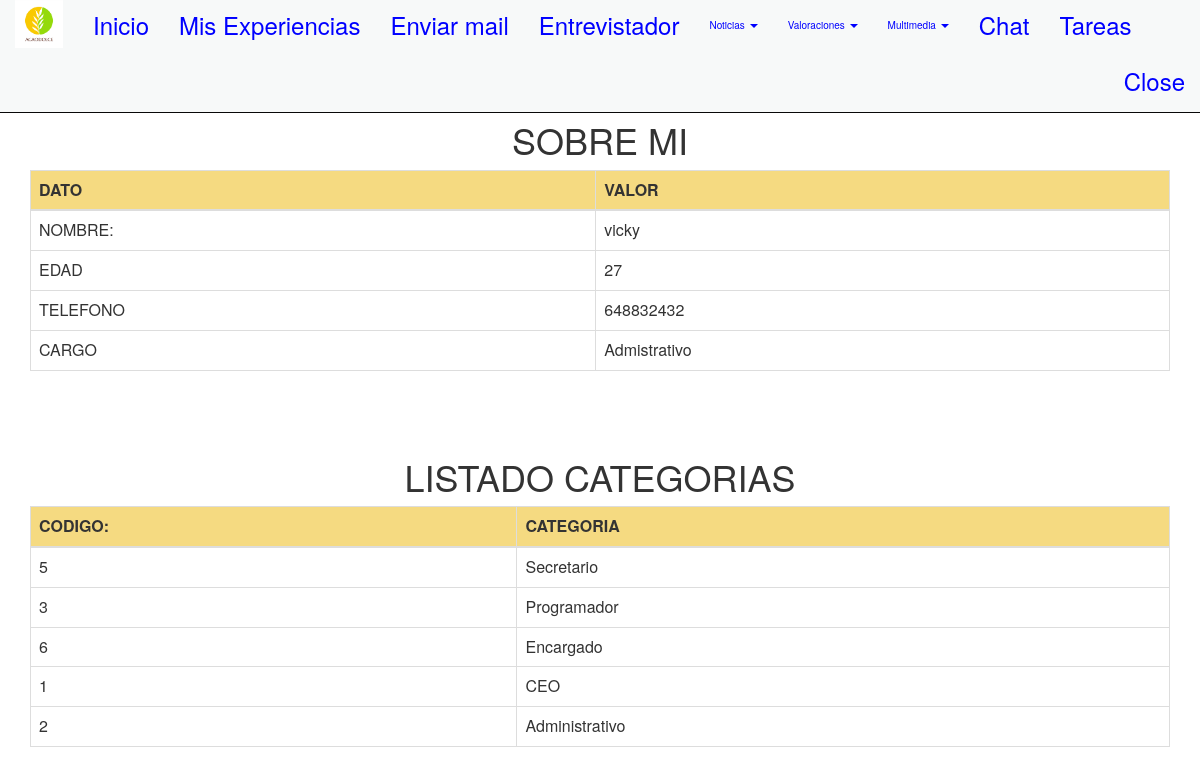
Page /sobremi/ (signed in) on the committed database.
### appportfolio/models.py (models this page shows, shortened)
class Categoria(models.Model):
    id = models.AutoField(primary_key=True)  # AutoField es poner primary_key
    nombre_categoria = models.CharField("Puesto de trabajo",max_length=30, null=True, blank=True)
    class Meta: #clase anidada que configura a la otra clase
        verbose_name = "Categoria"  #puede ser otro nombre
        verbose_name_plural = "Categorias"
        ordering = ['nombre_categoria']

### appportfolio/views.py (the view)
# urls.py: re_path('sobremi/', views.sobremi, name='sobremi'),
def sobremi(request):
    print('Hola estoy en sobremi')
    nombre = 'vicky'
    edad=27
    telefono='648832432'
    cargo='Admistrativo'
    listarCategorias = Categoria.objects.all().order_by('-nombre_categoria')
    for r in listarCategorias:
        print(str(r.nombre_categoria)) #siempre incluir la funcion str para que no de fallo
    context = {'nombre': nombre,'edad':edad,'telefono':telefono,'cargo':cargo,'listarCategorias':listarCategorias}
    return render(request, 'sobremi.html', context=context)

### templates/sobremi.html (shortened to what this page needs)
{% extends "base.html" %}
{% block head %}
<link rel="stylesheet" href="https://maxcdn.bootstrapcdn.com/bootstrap/3.3.5/css/bootstrap.min.css">
 {% endblock %}
{% block content %}
 <br><br><br><br>
 <center>
 <font size="3">
    <center>
        <h1>SOBRE MI</h1>
        <table class="table table-bordered">
            <thead>
                <tr>
                    <th bgcolor="#F5DA81">DATO</th>
                    <th bgcolor="#F5DA81">VALOR</th>
                </tr>
            </thead>
            <tbody>
                <tr>
                    <td>NOMBRE:</td>
                    <td>{{ nombre }}</td>
                </tr>
                <tr>
                    <td>EDAD</td>
                    <td>{{ edad }}</td>
                </tr>
                <tr>
                    <td>TELEFONO</td>
                    <td>{{ telefono }}</td>
                </tr>
                <tr>
                    <td>CARGO</td>
                    <td>{{ cargo }}</td>
                </tr>
            </tbody>
        </table>
    </center>
    <br><br>
    <center>
        <h1>LISTADO CATEGORIAS</h1>
        <table class="table table-bordered">
            <thead>
                <tr>
                    <th bgcolor="#F5DA81">CODIGO:</th>
                    <th bgcolor="#F5DA81">CATEGORIA</th>
                </tr>
            </thead>
            <tbody>
                {% for r in listarCategorias %}
                <tr>
                    <td>{{ r.id }}</td>
                    <td>{{ r.nombre_categoria }}</td>
                </tr>
                {% endfor %}
            </tbody>
        </table>
    </center>
</font>
</center>
{% endblock content %}

### rows in the picture
Categoria: id "5", nombre_categoria "Secretario"
Categoria: id "3", nombre_categoria "Programador"
Categoria: id "6", nombre_categoria "Encargado"
Categoria: id "1", nombre_categoria "CEO"
Categoria: id "2", nombre_categoria "Administrativo"

### other values in the picture
{{ nombre }} "vicky"
{{ edad }} "27"
{{ telefono }} "648832432"
{{ cargo }} "Admistrativo"
